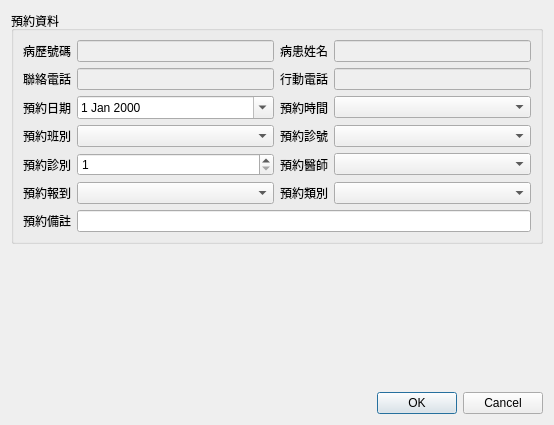
<?xml version="1.0" encoding="UTF-8"?>
<ui version="4.0">
 <class>Dialog_reservation_modify</class>
 <widget class="QDialog" name="Dialog_reservation_modify">
  <property name="windowModality">
   <enum>Qt::NonModal</enum>
  </property>
  <property name="geometry">
   <rect>
    <x>0</x>
    <y>0</y>
    <width>554</width>
    <height>425</height>
   </rect>
  </property>
  <property name="sizePolicy">
   <sizepolicy hsizetype="Preferred" vsizetype="Preferred">
    <horstretch>0</horstretch>
    <verstretch>0</verstretch>
   </sizepolicy>
  </property>
  <property name="windowTitle">
   <string>預約修改</string>
  </property>
  <layout class="QVBoxLayout" name="verticalLayout">
   <item>
    <widget class="QGroupBox" name="groupBox_2">
     <property name="title">
      <string>預約資料</string>
     </property>
     <property name="flat">
      <bool>true</bool>
     </property>
     <layout class="QGridLayout" name="gridLayout_2">
      <item row="4" column="2">
       <widget class="QLabel" name="label_10">
        <property name="text">
         <string>預約醫師</string>
        </property>
        <property name="alignment">
         <set>Qt::AlignRight|Qt::AlignTrailing|Qt::AlignVCenter</set>
        </property>
       </widget>
      </item>
      <item row="2" column="0">
       <widget class="QLabel" name="label_3">
        <property name="text">
         <string>預約日期</string>
        </property>
        <property name="alignment">
         <set>Qt::AlignRight|Qt::AlignTrailing|Qt::AlignVCenter</set>
        </property>
       </widget>
      </item>
      <item row="3" column="1">
       <widget class="QComboBox" name="comboBox_period"/>
      </item>
      <item row="3" column="2">
       <widget class="QLabel" name="label_5">
        <property name="text">
         <string>預約診號</string>
        </property>
        <property name="alignment">
         <set>Qt::AlignRight|Qt::AlignTrailing|Qt::AlignVCenter</set>
        </property>
       </widget>
      </item>
      <item row="0" column="2">
       <widget class="QLabel" name="label_7">
        <property name="text">
         <string>病患姓名</string>
        </property>
        <property name="alignment">
         <set>Qt::AlignRight|Qt::AlignTrailing|Qt::AlignVCenter</set>
        </property>
       </widget>
      </item>
      <item row="0" column="0">
       <widget class="QLabel" name="label_6">
        <property name="text">
         <string>病歷號碼</string>
        </property>
        <property name="alignment">
         <set>Qt::AlignRight|Qt::AlignTrailing|Qt::AlignVCenter</set>
        </property>
       </widget>
      </item>
      <item row="1" column="1">
       <widget class="QLineEdit" name="lineEdit_telephone">
        <property name="enabled">
         <bool>false</bool>
        </property>
        <property name="readOnly">
         <bool>true</bool>
        </property>
       </widget>
      </item>
      <item row="1" column="2">
       <widget class="QLabel" name="label_15">
        <property name="text">
         <string>行動電話</string>
        </property>
        <property name="alignment">
         <set>Qt::AlignRight|Qt::AlignTrailing|Qt::AlignVCenter</set>
        </property>
       </widget>
      </item>
      <item row="5" column="1">
       <widget class="QComboBox" name="comboBox_arrival"/>
      </item>
      <item row="2" column="3">
       <widget class="QComboBox" name="comboBox_time"/>
      </item>
      <item row="5" column="2">
       <widget class="QLabel" name="label_13">
        <property name="text">
         <string>預約類別</string>
        </property>
        <property name="alignment">
         <set>Qt::AlignRight|Qt::AlignTrailing|Qt::AlignVCenter</set>
        </property>
       </widget>
      </item>
      <item row="2" column="2">
       <widget class="QLabel" name="label">
        <property name="text">
         <string>預約時間</string>
        </property>
        <property name="alignment">
         <set>Qt::AlignRight|Qt::AlignTrailing|Qt::AlignVCenter</set>
        </property>
       </widget>
      </item>
      <item row="4" column="0">
       <widget class="QLabel" name="label_12">
        <property name="text">
         <string>預約診別</string>
        </property>
        <property name="alignment">
         <set>Qt::AlignRight|Qt::AlignTrailing|Qt::AlignVCenter</set>
        </property>
       </widget>
      </item>
      <item row="6" column="0">
       <widget class="QLabel" name="label_9">
        <property name="text">
         <string>預約備註</string>
        </property>
       </widget>
      </item>
      <item row="4" column="3">
       <widget class="QComboBox" name="comboBox_doctor"/>
      </item>
      <item row="0" column="3">
       <widget class="QLineEdit" name="lineEdit_name">
        <property name="enabled">
         <bool>false</bool>
        </property>
        <property name="readOnly">
         <bool>true</bool>
        </property>
       </widget>
      </item>
      <item row="5" column="0">
       <widget class="QLabel" name="label_8">
        <property name="text">
         <string>預約報到</string>
        </property>
       </widget>
      </item>
      <item row="1" column="3">
       <widget class="QLineEdit" name="lineEdit_cellphone">
        <property name="enabled">
         <bool>false</bool>
        </property>
        <property name="readOnly">
         <bool>true</bool>
        </property>
       </widget>
      </item>
      <item row="4" column="1">
       <widget class="QSpinBox" name="spinBox_room">
        <property name="minimum">
         <number>1</number>
        </property>
        <property name="maximum">
         <number>999</number>
        </property>
       </widget>
      </item>
      <item row="6" column="1" colspan="3">
       <widget class="QLineEdit" name="lineEdit_remark"/>
      </item>
      <item row="5" column="3">
       <widget class="QComboBox" name="comboBox_source"/>
      </item>
      <item row="2" column="1">
       <widget class="QDateEdit" name="dateEdit_reserve_date">
        <property name="calendarPopup">
         <bool>true</bool>
        </property>
       </widget>
      </item>
      <item row="0" column="1">
       <widget class="QLineEdit" name="lineEdit_patient_key">
        <property name="enabled">
         <bool>false</bool>
        </property>
        <property name="readOnly">
         <bool>true</bool>
        </property>
       </widget>
      </item>
      <item row="3" column="0">
       <widget class="QLabel" name="label_4">
        <property name="text">
         <string>預約班別</string>
        </property>
        <property name="alignment">
         <set>Qt::AlignRight|Qt::AlignTrailing|Qt::AlignVCenter</set>
        </property>
       </widget>
      </item>
      <item row="1" column="0">
       <widget class="QLabel" name="label_14">
        <property name="text">
         <string>聯絡電話</string>
        </property>
        <property name="alignment">
         <set>Qt::AlignRight|Qt::AlignTrailing|Qt::AlignVCenter</set>
        </property>
       </widget>
      </item>
      <item row="3" column="3">
       <widget class="QComboBox" name="comboBox_reserve_no"/>
      </item>
     </layout>
    </widget>
   </item>
   <item>
    <spacer name="verticalSpacer">
     <property name="orientation">
      <enum>Qt::Vertical</enum>
     </property>
     <property name="sizeHint" stdset="0">
      <size>
       <width>20</width>
       <height>40</height>
      </size>
     </property>
    </spacer>
   </item>
   <item>
    <widget class="QDialogButtonBox" name="buttonBox">
     <property name="orientation">
      <enum>Qt::Horizontal</enum>
     </property>
     <property name="standardButtons">
      <set>QDialogButtonBox::Cancel|QDialogButtonBox::Ok</set>
     </property>
     <property name="centerButtons">
      <bool>false</bool>
     </property>
    </widget>
   </item>
  </layout>
 </widget>
 <tabstops>
  <tabstop>lineEdit_patient_key</tabstop>
  <tabstop>lineEdit_name</tabstop>
  <tabstop>lineEdit_telephone</tabstop>
  <tabstop>lineEdit_cellphone</tabstop>
  <tabstop>dateEdit_reserve_date</tabstop>
  <tabstop>comboBox_period</tabstop>
  <tabstop>spinBox_room</tabstop>
  <tabstop>comboBox_doctor</tabstop>
  <tabstop>comboBox_arrival</tabstop>
  <tabstop>comboBox_source</tabstop>
  <tabstop>lineEdit_remark</tabstop>
 </tabstops>
 <resources/>
 <connections>
  <connection>
   <sender>buttonBox</sender>
   <signal>accepted()</signal>
   <receiver>Dialog_reservation_modify</receiver>
   <slot>accept()</slot>
   <hints>
    <hint type="sourcelabel">
     <x>248</x>
     <y>254</y>
    </hint>
    <hint type="destinationlabel">
     <x>157</x>
     <y>274</y>
    </hint>
   </hints>
  </connection>
  <connection>
   <sender>buttonBox</sender>
   <signal>rejected()</signal>
   <receiver>Dialog_reservation_modify</receiver>
   <slot>reject()</slot>
   <hints>
    <hint type="sourcelabel">
     <x>316</x>
     <y>260</y>
    </hint>
    <hint type="destinationlabel">
     <x>286</x>
     <y>274</y>
    </hint>
   </hints>
  </connection>
 </connections>
</ui>
